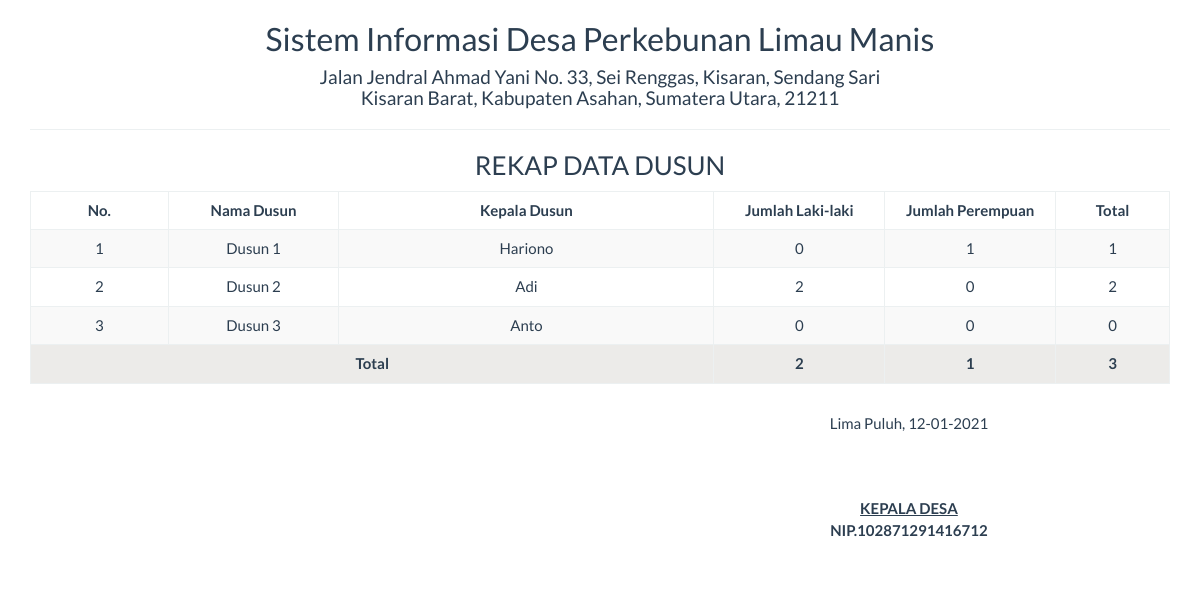
The page /report/dusun_semua.php on the database its author committed.
### tables this page shows
CREATE TABLE `dusun` (
  `id_dusun` int(11) NOT NULL,
  `dusun` varchar(2255) DEFAULT NULL,
  `kepala_dusun` varchar(255) DEFAULT NULL,
  `jumlah_laki` int(11) DEFAULT 0,
  `jumlah_perempuan` int(11) DEFAULT 0,
  `total` int(11) DEFAULT 0
);

### report/dusun_semua.php (the view, shortened to what this page needs)
<!DOCTYPE html>
<html>
    <head>
        <link href="../Assets/css/bootstrap.min.css" rel="stylesheet" type="text/css"/>
    </head>
    <body onload="print()">
        <?php
        include '../config/koneksi.php';
        ?>
        <div class="container">
            <div class='row'>
                <div class="col-sm-12">
                    <div class="text-center">
                        <h2>Sistem Informasi Desa Perkebunan Limau Manis</h2>
                        <h4>Jalan Jendral Ahmad Yani No. 33, Sei Renggas, Kisaran, Sendang Sari <br> Kisaran Barat, Kabupaten Asahan, Sumatera Utara, 21211</h4>
                        <hr>
                        <h3>REKAP DATA DUSUN</h3>
                        <table class="table table-bordered table-striped table-hover">
                        <tbody>
                                <thead>
								<tr>
									<th><center>No.</center></th>
                                    <th width="15%"><center>Nama Dusun</center></th>
                                    <th><center>Kepala Dusun</center></th>
                                    <th width="15%"><center>Jumlah Laki-laki</center></th>
                                    <th width="15%"><center>Jumlah Perempuan</center></th>
                                    <th width="10%"><center>Total</center></th>
								</tr>
								</thead>
							<tbody>
                            <?php
                            $sql = "SELECT * FROM dusun";
                            $query = mysqli_query($koneksi, $sql) or die("SQL Anda Salah");
                            $nomor = 0;
                            while ($data = mysqli_fetch_array($query)) {
                                $nomor++;
                                ?>
                                <tr>
                                    <td><?= $nomor ?></td>
									<td><?= $data['dusun'] ?></td>
                                    <td><?= $data['kepala_dusun'] ?></td>
                                    <td><?= $data['jumlah_laki'] ?></td>
                                    <td><?= $data['jumlah_perempuan'] ?></td>
									<td><?= $data['total'] ?></td>
                                </tr>
                            <?php } ?>
                                <?php
                                    $sql1 = "SELECT id FROM penduduk WHERE jenis_kelamin='Laki-laki'";
                                    $query1 = mysqli_query($koneksi, $sql1) or die("SQL Anda Salah");
                                    $laki = mysqli_num_rows($query1);
                                    $sql2 = "SELECT id FROM penduduk WHERE jenis_kelamin='Perempuan'";
                                    $query2 = mysqli_query($koneksi, $sql2) or die("SQL Anda Salah");
                                    $perempuan = mysqli_num_rows($query2);
                                    $sql3 = "SELECT id FROM penduduk";
                                    $query3 = mysqli_query($koneksi, $sql3) or die("SQL Anda Salah");
                                    $total = mysqli_num_rows($query3);
                                ?>
                                <tr style="background-color:#ecebe9">
                                    <td colspan="3"><strong>Total</strong></td>
                                    <td><strong><?= $laki ?></strong></td>
                                    <td><strong><?= $perempuan ?></strong></td>
                                    <td><strong><?= $total ?></strong></td>
                                </tr>
							</tbody>
                        </tbody>
                        </table>
                        <table class="table">
                                <tbody>
                                    <tr>
                                        <td width="50%">
                                        </td>
                                        <td></td>
                                        <td>
                                            <div class="text-center">
                                                Lima Puluh,  <?= date("d-m-Y") ?>
                                                <br><br><br><br>
                                                <u><strong>KEPALA DESA<strong></u><br>
                                                NIP.102871291416712
                                            </div>
                                        </td>
                                    </tr>
                                </tbody>
                        </table>
                    </div>
                </div>
            </div>
    </body>
</html>

### rows shown on the page
dusun: dusun "Dusun 1", kepala_dusun "Hariono", jumlah_laki "0", jumlah_perempuan "1", total "1"
dusun: dusun "Dusun 2", kepala_dusun "Adi", jumlah_laki "2", jumlah_perempuan "0", total "2"
dusun: dusun "Dusun 3", kepala_dusun "Anto", jumlah_laki "0", jumlah_perempuan "0", total "0"

### other values the page prints
$laki "2"
$perempuan "1"
$total "3"
